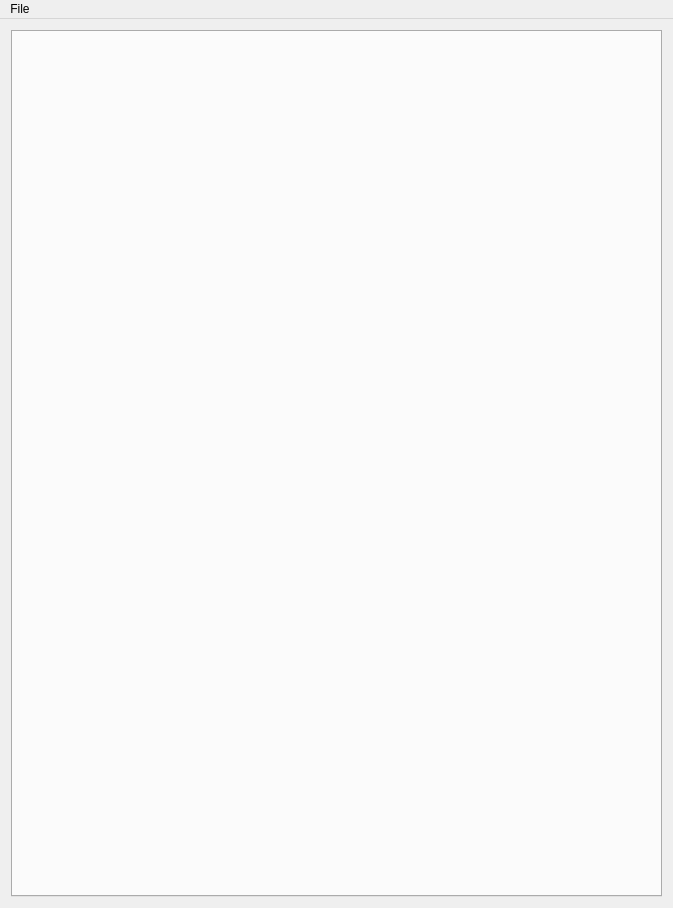
<?xml version="1.0" encoding="UTF-8"?>
<ui version="4.0">
 <class>MainWindow</class>
 <widget class="QMainWindow" name="MainWindow">
  <property name="geometry">
   <rect>
    <x>0</x>
    <y>0</y>
    <width>673</width>
    <height>908</height>
   </rect>
  </property>
  <property name="maximumSize">
   <size>
    <width>199998</width>
    <height>199999</height>
   </size>
  </property>
  <property name="cursor">
   <cursorShape>ArrowCursor</cursorShape>
  </property>
  <property name="windowTitle">
   <string>MainWindow</string>
  </property>
  <property name="tabShape">
   <enum>QTabWidget::Triangular</enum>
  </property>
  <widget class="QWidget" name="centralWidget">
   <layout class="QVBoxLayout" name="verticalLayout">
    <property name="sizeConstraint">
     <enum>QLayout::SetDefaultConstraint</enum>
    </property>
    <item>
     <widget class="TabHost" name="tabWidget">
      <property name="minimumSize">
       <size>
        <width>0</width>
        <height>0</height>
       </size>
      </property>
      <property name="cursor">
       <cursorShape>ArrowCursor</cursorShape>
      </property>
      <property name="tabPosition">
       <enum>QTabWidget::North</enum>
      </property>
      <property name="tabShape">
       <enum>QTabWidget::Rounded</enum>
      </property>
      <property name="currentIndex">
       <number>-1</number>
      </property>
     </widget>
    </item>
   </layout>
  </widget>
  <widget class="QMenuBar" name="menuBar">
   <property name="geometry">
    <rect>
     <x>0</x>
     <y>0</y>
     <width>673</width>
     <height>27</height>
    </rect>
   </property>
   <widget class="QMenu" name="menuFile">
    <property name="title">
     <string>File</string>
    </property>
    <addaction name="actionSave"/>
    <addaction name="actionExit"/>
   </widget>
   <addaction name="menuFile"/>
  </widget>
  <action name="actionSave">
   <property name="checkable">
    <bool>false</bool>
   </property>
   <property name="enabled">
    <bool>false</bool>
   </property>
   <property name="text">
    <string>Save</string>
   </property>
   <property name="shortcut">
    <string>Ctrl+S</string>
   </property>
  </action>
  <action name="actionExit">
   <property name="text">
    <string>Exit</string>
   </property>
   <property name="shortcut">
    <string>Ctrl+Q</string>
   </property>
  </action>
 </widget>
 <layoutdefault spacing="6" margin="11"/>
 <customwidgets>
  <customwidget>
   <class>TabHost</class>
   <extends>QTabWidget</extends>
   <header>GUI/TabHost.h</header>
   <container>1</container>
  </customwidget>
 </customwidgets>
 <resources/>
 <connections/>
</ui>
